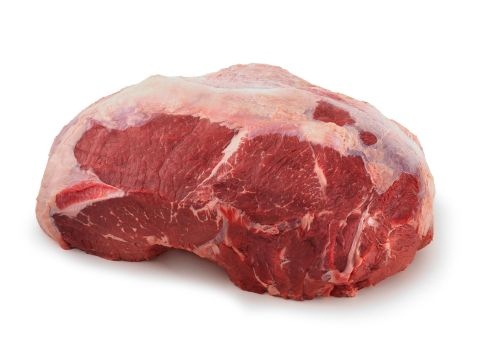
#> input picture Beef Dataset/0.jpg, 480 x 360 px
$ python beef_marbling.py
#> lines starting #> are read from the running program, lines starting #| are printed output that depends on the picture; after the words box and inside, x2 and y2 are one past the last pixel; in counts of white or black regions, pixels touching at a corner belong together
import cv2
import os
import numpy as np

dataset_path = os.path.join(os.getcwd(), "Beef Dataset")
image_path = os.path.join(dataset_path, "0.jpg")

image = cv2.imread(image_path, 0)
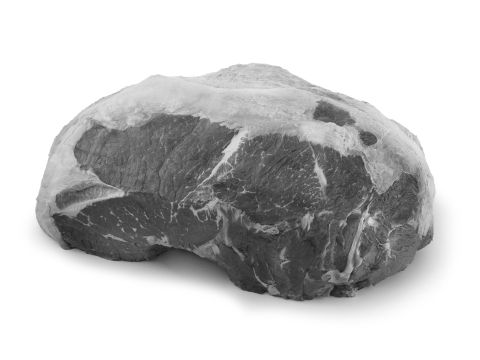
#> image: shape (360, 480); min 22, max 255, mean 197.2
blurred = cv2.medianBlur(image, 5)
#background = region_growing(image, image.shape[:2])
ret, otsu = cv2.threshold(blurred, 0, 255, cv2.THRESH_BINARY_INV+cv2.THRESH_OTSU)
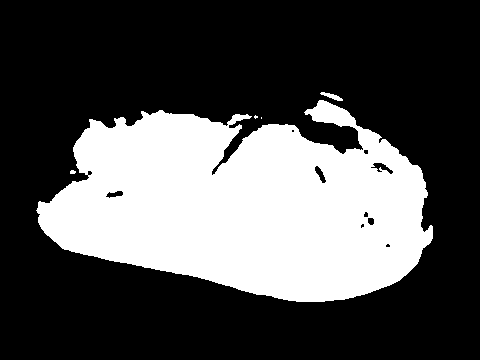
#> otsu: shape (360, 480); 31.8% white; 5 white regions (2 under 20 px), largest, box (x1, y1, x2, y2) and area: (36, 100, 433, 302) 54812, (320, 92, 343, 101) 88, (70, 170, 76, 174) 20
#> ret = 170
canny = cv2.Canny(blurred, 20, 200)
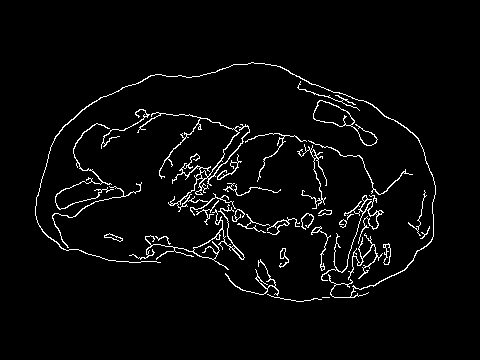
#> canny: shape (360, 480); 3.5% white in thin lines or dots, all inside (x1, y1, x2, y2) = (35, 62, 436, 302)
kernel = np.ones((3,3), np.uint8)
dilation = cv2.dilate(canny, kernel, iterations=2)
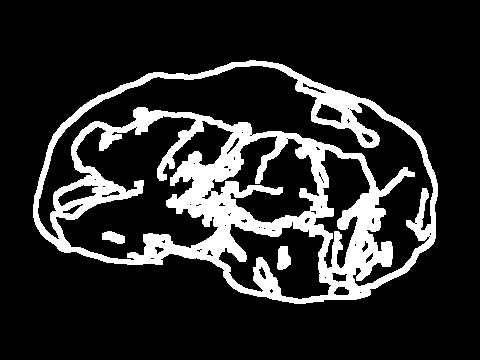
#> dilation: shape (360, 480); 16.5% white; 3 white regions, box (x1, y1, x2, y2) and area: (33, 60, 438, 304) 28097, (277, 246, 291, 270) 261, (102, 231, 125, 244) 207

h, w = dilation.shape[:2]
#> h = 360; w = 480
mask = np.zeros((h+2, w+2), np.uint8)
im_floodfill = dilation.copy()
cv2.floodFill(im_floodfill, mask, (0,0), 255)
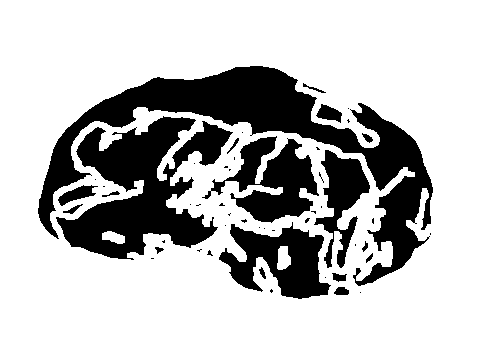
#> im_floodfill: shape (360, 480); 74.3% white; 51 black regions (33 under 20 px), largest, box (x1, y1, x2, y2) and area: (38, 66, 433, 286) 18731, (56, 116, 233, 260) 12226, (202, 136, 319, 223) 4741
cat = np.concatenate((image, im_floodfill), axis=1)
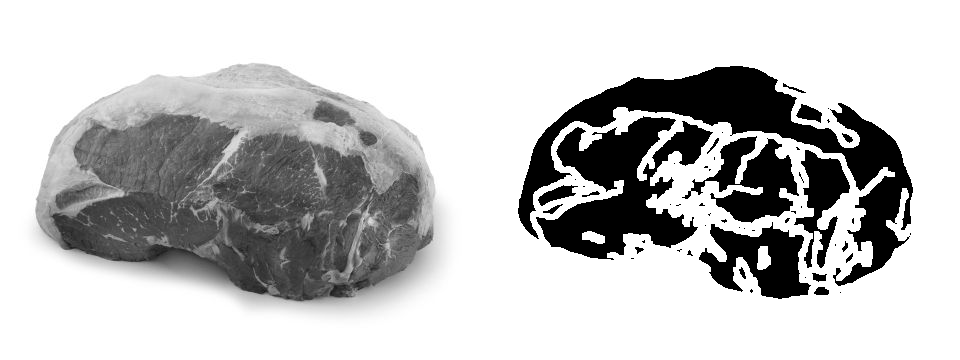
#> cat: shape (360, 960); min 0, max 255, mean 193.3

cv2.imshow("",cat)
cv2.waitKey(0)

$ run again, with Beef Dataset/Choice-Moderate0.jpg copied over Beef Dataset/0.jpg
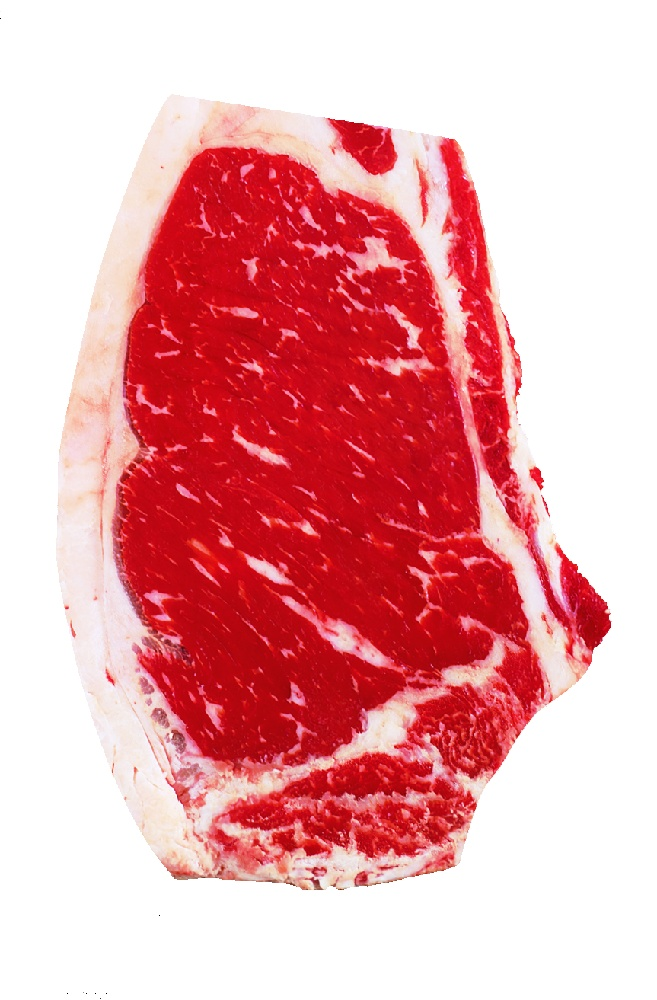
#> input picture Beef Dataset/Choice-Moderate0.jpg, 657 x 1000 px, shrunk from 863 x 1313 before the run
#> `ret, otsu = cv2.threshold(blurred, 0, 255, cv2.THRESH_BINARY_INV+cv2.T..`:
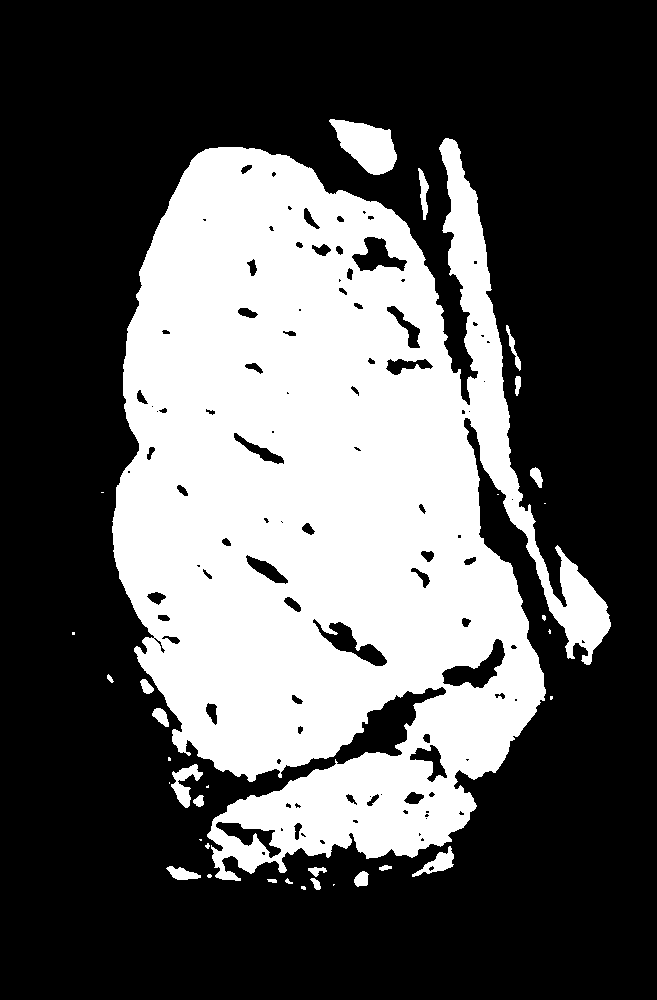
#> otsu: shape (1000, 657); 34.7% white; 34 white regions (15 under 20 px), largest, box (x1, y1, x2, y2) and area: (112, 138, 611, 881) 222561, (329, 119, 397, 175) 2295, (171, 764, 203, 808) 595
#> ret = 161
#> canny: shape (1000, 657); 4% white in thin lines or dots, all inside (x1, y1, x2, y2) = (56, 94, 611, 890)
#> dilation: shape (1000, 657); 18.5% white; 82 white regions, largest, box (x1, y1, x2, y2) and area: (54, 92, 613, 892) 97489, (281, 179, 329, 237) 1385, (182, 536, 231, 588) 1138
#> im_floodfill: shape (1000, 657); 68.1% white; 263 black regions (150 under 20 px), largest, box (x1, y1, x2, y2) and area: (122, 150, 528, 767) 125072, (59, 97, 470, 861) 48758, (482, 474, 578, 691) 4269
#> `cat = np.concatenate((image, im_floodfill), axis=1)`:
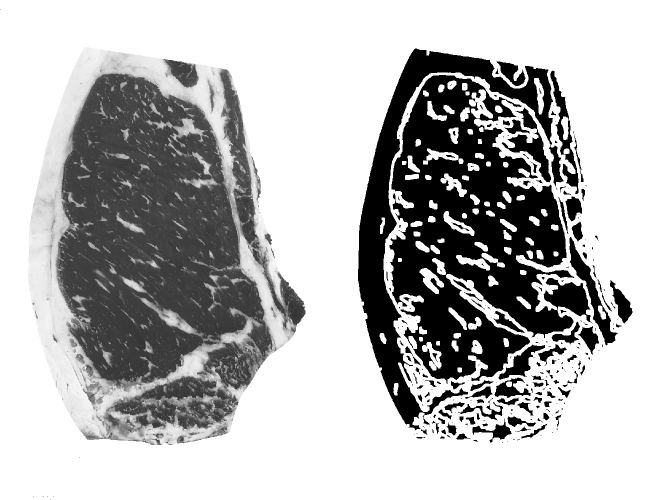
#> cat: shape (1000, 1314) (shown at 1/2 size); min 0, max 255, mean 180.8

$ run again, with Beef Dataset/Choice-Modest0.jpg copied over Beef Dataset/0.jpg
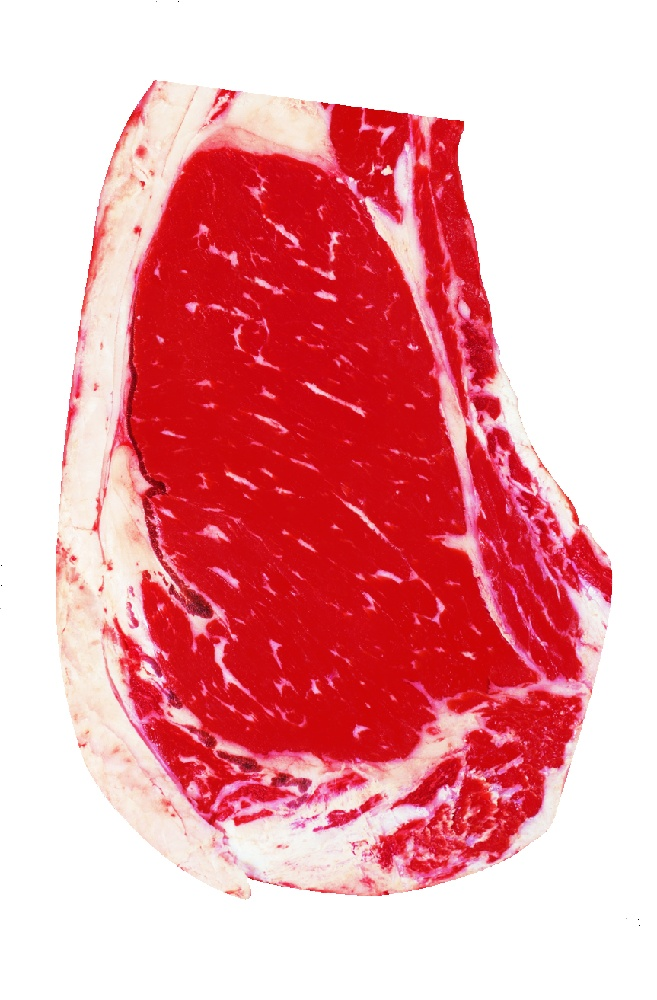
#> input picture Beef Dataset/Choice-Modest0.jpg, 657 x 1000 px, shrunk from 863 x 1313 before the run
#> `ret, otsu = cv2.threshold(blurred, 0, 255, cv2.THRESH_BINARY_INV+cv2.T..`:
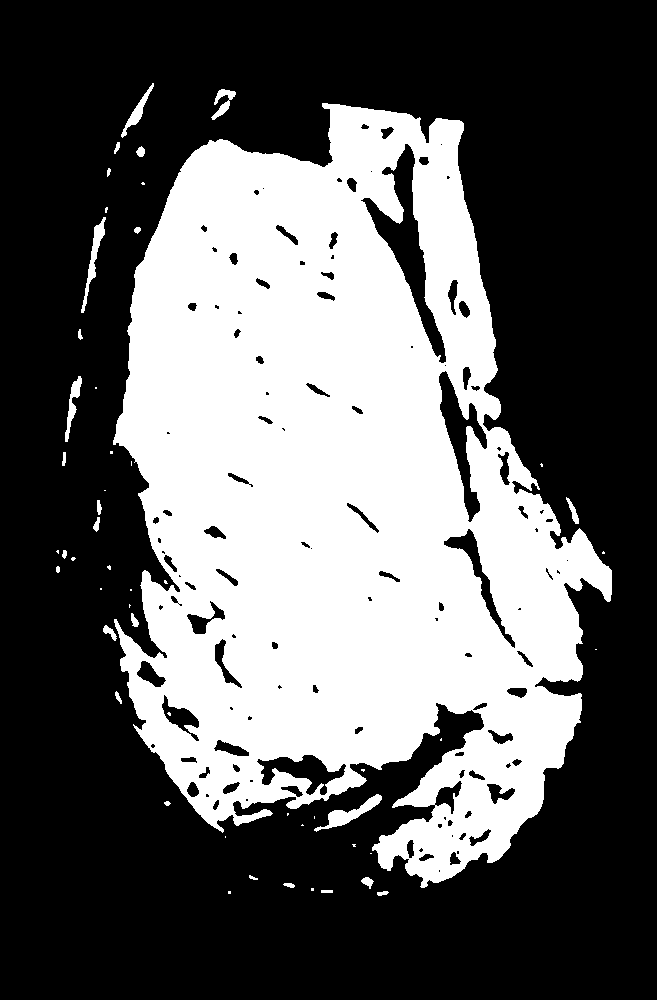
#> otsu: shape (1000, 657); 37.4% white; 53 white regions (27 under 20 px), largest, box (x1, y1, x2, y2) and area: (113, 103, 612, 888) 242398, (314, 794, 382, 832) 674, (81, 217, 106, 313) 548
#> ret = 161
#> canny: shape (1000, 657); 4.1% white in thin lines or dots, all inside (x1, y1, x2, y2) = (55, 81, 613, 900)
#> dilation: shape (1000, 657); 18.8% white; 101 white regions, largest, box (x1, y1, x2, y2) and area: (53, 79, 615, 902) 100955, (505, 582, 550, 650) 874, (303, 380, 368, 418) 777
#> im_floodfill: shape (1000, 657); 71.7% white; 253 black regions (164 under 20 px), largest, box (x1, y1, x2, y2) and area: (129, 150, 535, 760) 137261, (415, 121, 488, 381) 5939, (214, 94, 334, 168) 4978
#> `cat = np.concatenate((image, im_floodfill), axis=1)`:
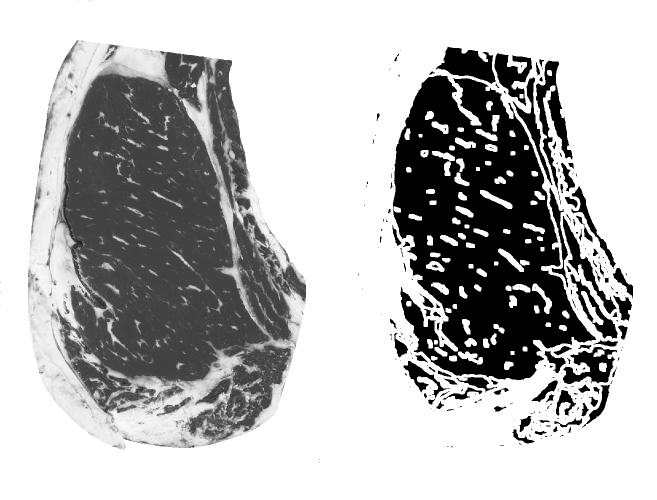
#> cat: shape (1000, 1314) (shown at 1/2 size); min 0, max 255, mean 183

$ run again, with Beef Dataset/Choice-Small0.jpg copied over Beef Dataset/0.jpg
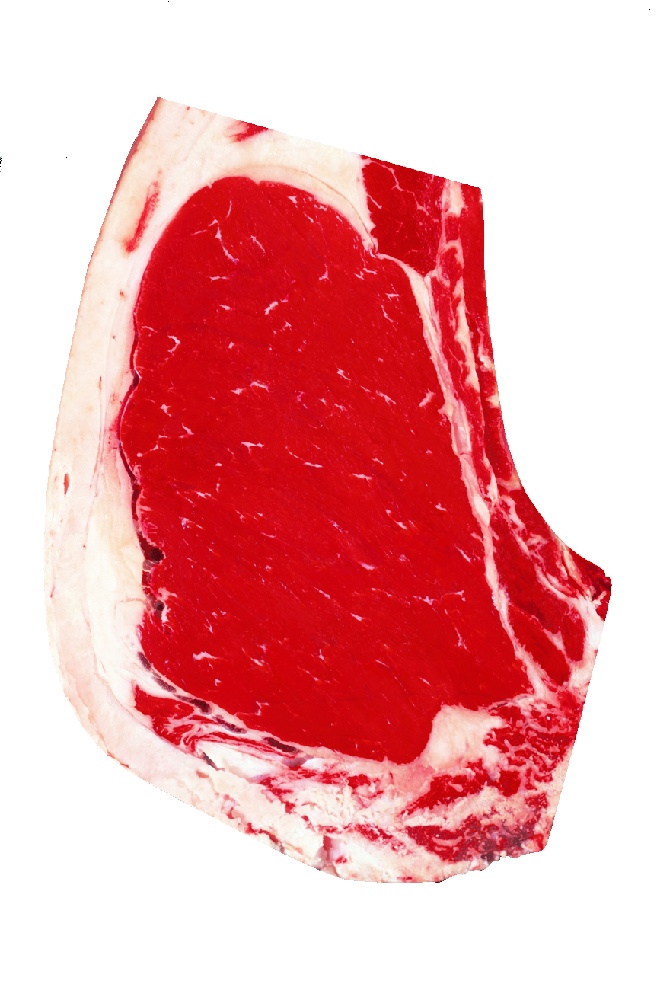
#> input picture Beef Dataset/Choice-Small0.jpg, 657 x 1000 px, shrunk from 863 x 1313 before the run
#> `ret, otsu = cv2.threshold(blurred, 0, 255, cv2.THRESH_BINARY_INV+cv2.T..`:
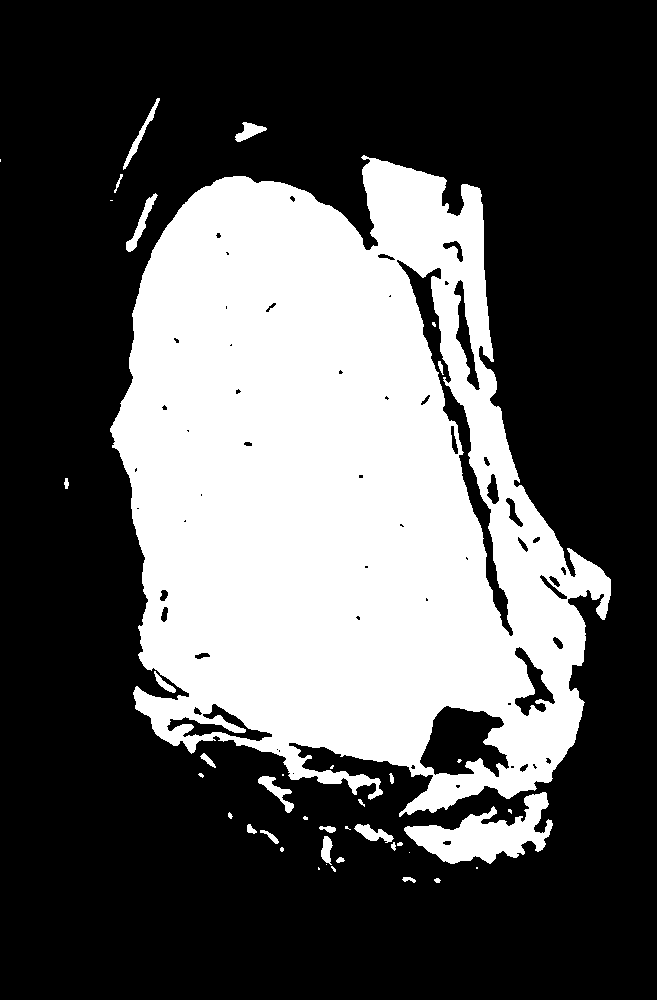
#> otsu: shape (1000, 657); 33.8% white; 40 white regions (16 under 20 px), largest, box (x1, y1, x2, y2) and area: (110, 155, 611, 817) 213866, (404, 792, 553, 864) 4915, (126, 193, 158, 252) 451
#> ret = 160
#> canny: shape (1000, 657); 2.9% white in thin lines or dots, all inside (x1, y1, x2, y2) = (0, 97, 612, 884)
#> dilation: shape (1000, 657); 13.3% white; 63 white regions, largest, box (x1, y1, x2, y2) and area: (43, 95, 614, 886) 75742, (51, 659, 192, 808) 1635, (123, 184, 164, 254) 1107
#> im_floodfill: shape (1000, 657); 72.2% white; 200 black regions (122 under 20 px), largest, box (x1, y1, x2, y2) and area: (119, 179, 528, 761) 151081, (365, 161, 442, 273) 5235, (492, 515, 583, 682) 5090
#> `cat = np.concatenate((image, im_floodfill), axis=1)`:
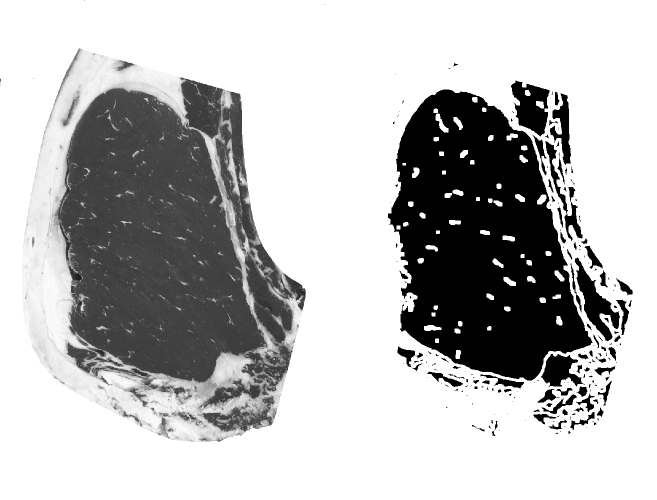
#> cat: shape (1000, 1314) (shown at 1/2 size); min 0, max 255, mean 186.6
